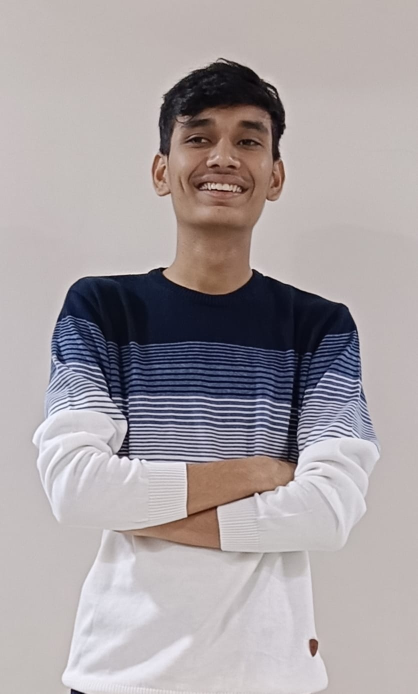
#> input picture images/My_photo.jpg, 835 x 1387 px, found by its file name (shown at 1/2 size)
$ python phase2_grayscale.py
#> lines starting #> are read from the running program, lines starting #| are printed output that depends on the picture
import numpy as np
import cv2

img =  cv2.imread("images/My_photo.jpg")
#> img is the input picture: shape (1387, 835, 3); mean B, G, R 163.3, 160.9, 168.1
img = cv2.resize(img, (0,0), fx=0.3, fy=0.3)
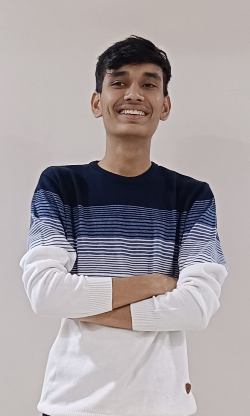
#> img: shape (416, 250, 3); mean B, G, R 163.2, 160.8, 168

print("original shape : ", img.shape)
#| original shape :  (416, 250, 3)
print(img.dtype)
#| uint8

gray_manual = (

    0.299 * img[:,:,2] +
    0.587 * img[:,:,1] +
    0.114 * img[:,:,0]
)
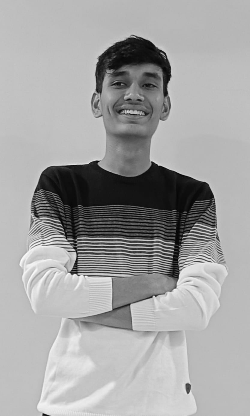
#> gray_manual: shape (416, 250) float64; min 2.75, max 252.3, mean 163.2

gray_manual = gray_manual.astype(np.uint8)

grey_cv = cv2.cvtColor(img, cv2.COLOR_BGR2GRAY)

cv2.imshow("Original", img)
cv2.imshow("Manual Gray", gray_manual)
cv2.imshow("Opencv Grey", grey_cv)


cv2.waitKey(0)
cv2.destroyWindow()
